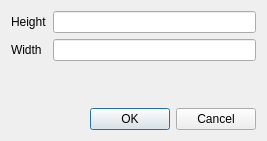
<?xml version="1.0" encoding="UTF-8"?>
<ui version="4.0">
 <class>Dialog</class>
 <widget class="QDialog" name="Dialog">
  <property name="windowModality">
   <enum>Qt::WindowModal</enum>
  </property>
  <property name="geometry">
   <rect>
    <x>0</x>
    <y>0</y>
    <width>267</width>
    <height>141</height>
   </rect>
  </property>
  <property name="windowTitle">
   <string>Image Size</string>
  </property>
  <layout class="QVBoxLayout" name="verticalLayout">
   <item>
    <layout class="QFormLayout" name="formLayout">
     <property name="fieldGrowthPolicy">
      <enum>QFormLayout::ExpandingFieldsGrow</enum>
     </property>
     <item row="0" column="0">
      <widget class="QLabel" name="height_label">
       <property name="text">
        <string>Height</string>
       </property>
      </widget>
     </item>
     <item row="0" column="1">
      <widget class="QLineEdit" name="height_line_edit"/>
     </item>
     <item row="1" column="0">
      <widget class="QLabel" name="width_label">
       <property name="text">
        <string>Width</string>
       </property>
      </widget>
     </item>
     <item row="1" column="1">
      <widget class="QLineEdit" name="width_line_edit"/>
     </item>
    </layout>
   </item>
   <item>
    <spacer name="verticalSpacer">
     <property name="orientation">
      <enum>Qt::Vertical</enum>
     </property>
     <property name="sizeHint" stdset="0">
      <size>
       <width>20</width>
       <height>40</height>
      </size>
     </property>
    </spacer>
   </item>
   <item>
    <widget class="QDialogButtonBox" name="buttonBox">
     <property name="orientation">
      <enum>Qt::Horizontal</enum>
     </property>
     <property name="standardButtons">
      <set>QDialogButtonBox::Cancel|QDialogButtonBox::Ok</set>
     </property>
    </widget>
   </item>
  </layout>
 </widget>
 <resources/>
 <connections>
  <connection>
   <sender>buttonBox</sender>
   <signal>accepted()</signal>
   <receiver>Dialog</receiver>
   <slot>accept()</slot>
   <hints>
    <hint type="sourcelabel">
     <x>248</x>
     <y>254</y>
    </hint>
    <hint type="destinationlabel">
     <x>157</x>
     <y>274</y>
    </hint>
   </hints>
  </connection>
  <connection>
   <sender>buttonBox</sender>
   <signal>rejected()</signal>
   <receiver>Dialog</receiver>
   <slot>reject()</slot>
   <hints>
    <hint type="sourcelabel">
     <x>316</x>
     <y>260</y>
    </hint>
    <hint type="destinationlabel">
     <x>286</x>
     <y>274</y>
    </hint>
   </hints>
  </connection>
 </connections>
</ui>
